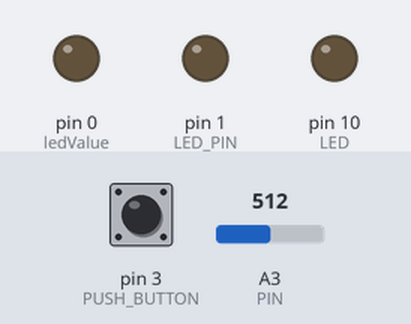
A sketch run on a simulated Arduino Uno, built with avr-gcc and run on an emulated ATmega328P. Shown: output pins drawn as LEDs (lit = HIGH). The test bench sets the inputs (shaded band); at power-on: A3 (PIN) = 512, pin 3 (PUSH_BUTTON) HIGH.

Above: at 1.2 s.
1.3 s: A3 (PIN) set to 533
At 2.2 s:
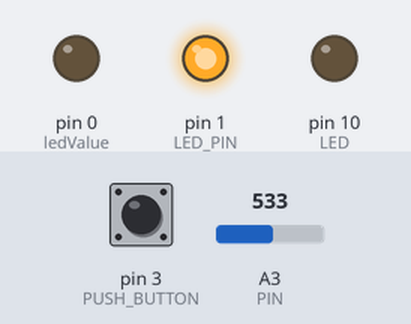
2.8 s: pin 3 (PUSH_BUTTON) pulled LOW for 0.15 s
At 2.87 s:
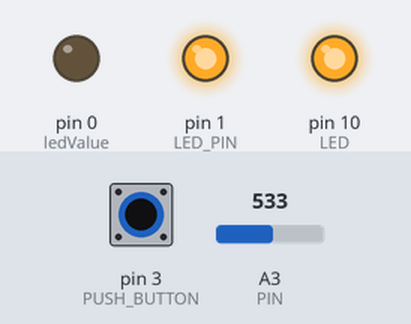
4.4 s: pin 3 (PUSH_BUTTON) pulled LOW for 3.2 s
At 8.2 s:
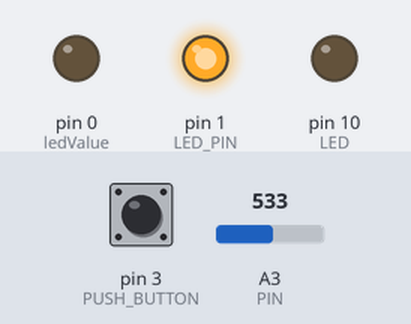
9.1 s: A3 (PIN) set to 511
At 10.3 s:
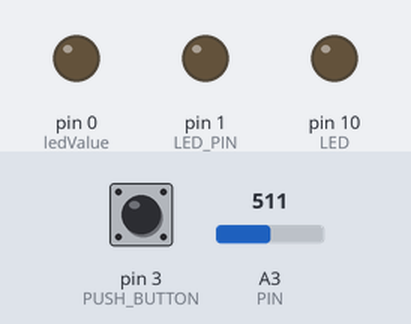
10.6 s: pin 3 (PUSH_BUTTON) pulled LOW for 1 s
At 11.4 s:
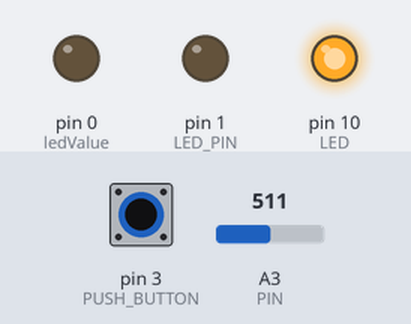
Timing chart, 0 to 13.6 s (numbered marks = the images above; inputs shaded):
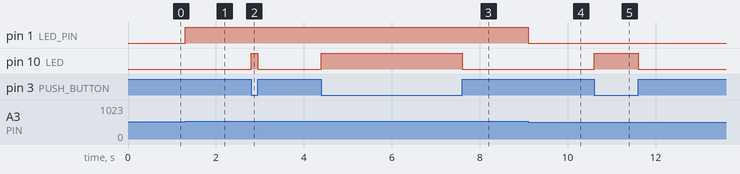

Measured:
- the behaviour switches between 514 and 515 on A3 (PIN) (found by bisection; images 0 and 1)
- after the input at 1.3 s, pin 1 (LED_PIN): LOW → HIGH at once
- after the input at 2.8 s, pin 10 (LED): LOW → HIGH at once, → LOW 0.15 s later
- after the input at 4.4 s, pin 10 (LED): LOW → HIGH at once, → LOW 3.2 s later
- after the input at 9.1 s, pin 1 (LED_PIN): HIGH → LOW at once
- after the input at 10.6 s, pin 10 (LED): LOW → HIGH at once, → LOW 1.0 s later

The sketch:

PUSH.ino
```cpp
int LED = 10;
int PUSH_BUTTON = 3;
int LED_PIN = 1;
int PIN = A3;
int readValue = 0;
int ledValue = 0;
void setup() {
  pinMode(LED, OUTPUT);
  pinMode(PUSH_BUTTON, INPUT);
  pinMode(PIN, INPUT);
  pinMode(ledValue,OUTPUT);

}

void loop() {
  if (digitalRead(PUSH_BUTTON) == LOW)
{
  digitalWrite(LED, HIGH);
}
 else
{
  digitalWrite(LED, LOW);
}
 readValue = analogRead(A3);
 ledValue = map(readValue,0,1024,0,255);
 analogWrite(LED_PIN,ledValue);
}
```
